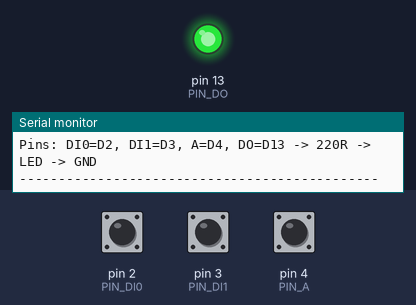
A sketch run on a simulated Arduino Uno, built with avr-gcc and run on an emulated ATmega328P. On the bench: output pins drawn as LEDs (lit = HIGH), the last lines printed to the serial monitor. Inputs (shaded band) come from the test bench; at power-on: pin 3 (PIN_DI1) HIGH, pin 2 (PIN_DI0) HIGH, pin 4 (PIN_A) HIGH.

Above: at 1.2 s.
1.3 s: pin 3 (PIN_DI1) pulled LOW for 0.15 s
At 1.37 s:
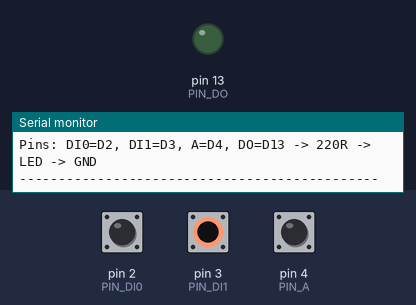
2.9 s: pin 3 (PIN_DI1) pulled LOW for 3.2 s
At 6.9 s:
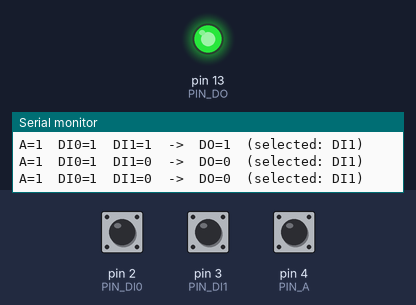
Timing chart, 0 to 8.4 s (numbered marks = the images above; inputs shaded):
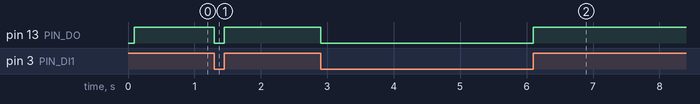

The sketch:

mux.ino
```cpp
// MUX 2-to-1 — standalone sketch for Arduino IDE
// Wiring:
//   D2 (DI0), D3 (DI1), D4 (A) — jumpers to 5V (=1) or GND (=0)
//   D13 (DO) --[220 Ohm]-- LED (+) -- LED (-) -- GND

#define PIN_DI0 2
#define PIN_DI1 3
#define PIN_A   4
#define PIN_DO  13

unsigned long lastPrintTime = 0;
const unsigned long printInterval = 2000;

bool mux2to1(bool a, bool di0, bool di1) {
  return a ? di1 : di0;
}

void setup() {
  pinMode(PIN_DI0, INPUT_PULLUP);
  pinMode(PIN_DI1, INPUT_PULLUP);
  pinMode(PIN_A,   INPUT_PULLUP);
  pinMode(PIN_DO,  OUTPUT);

  Serial.begin(9600);
  Serial.println("MUX 2-to-1  |  A -> selects DI0 (0) or DI1 (1)");
  Serial.println("Pins: DI0=D2, DI1=D3, A=D4, DO=D13 -> 220R -> LED -> GND");
  Serial.println("----------------------------------------------");
}

void loop() {
  bool a   = digitalRead(PIN_A);
  bool di0 = digitalRead(PIN_DI0);
  bool di1 = digitalRead(PIN_DI1);

  bool out = mux2to1(a, di0, di1);
  digitalWrite(PIN_DO, out);

  if (millis() - lastPrintTime >= printInterval) {
    lastPrintTime = millis();

    Serial.print("A=");
    Serial.print(a);
    Serial.print("  DI0=");
    Serial.print(di0);
    Serial.print("  DI1=");
    Serial.print(di1);
    Serial.print("  ->  DO=");
    Serial.print(out);
    Serial.print("  (selected: DI");
    Serial.print(a ? "1" : "0");
    Serial.println(")");
  }
}
```

Measured:
- after the input at 1.3 s, pin 13 (PIN_DO): HIGH → LOW at once, → HIGH 0.15 s later
- after the input at 2.9 s, pin 13 (PIN_DO): HIGH → LOW at once, → HIGH 3.2 s later
